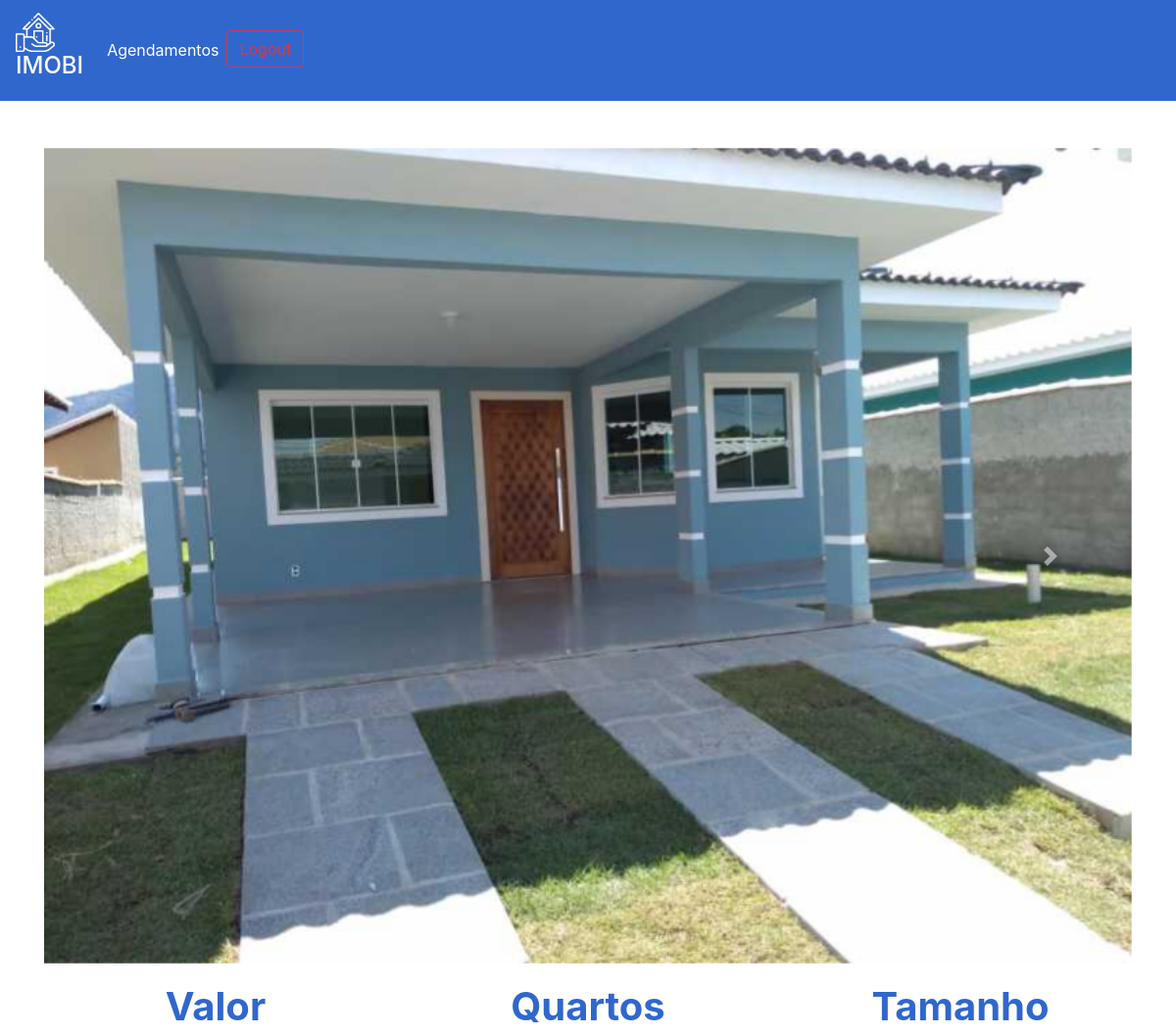
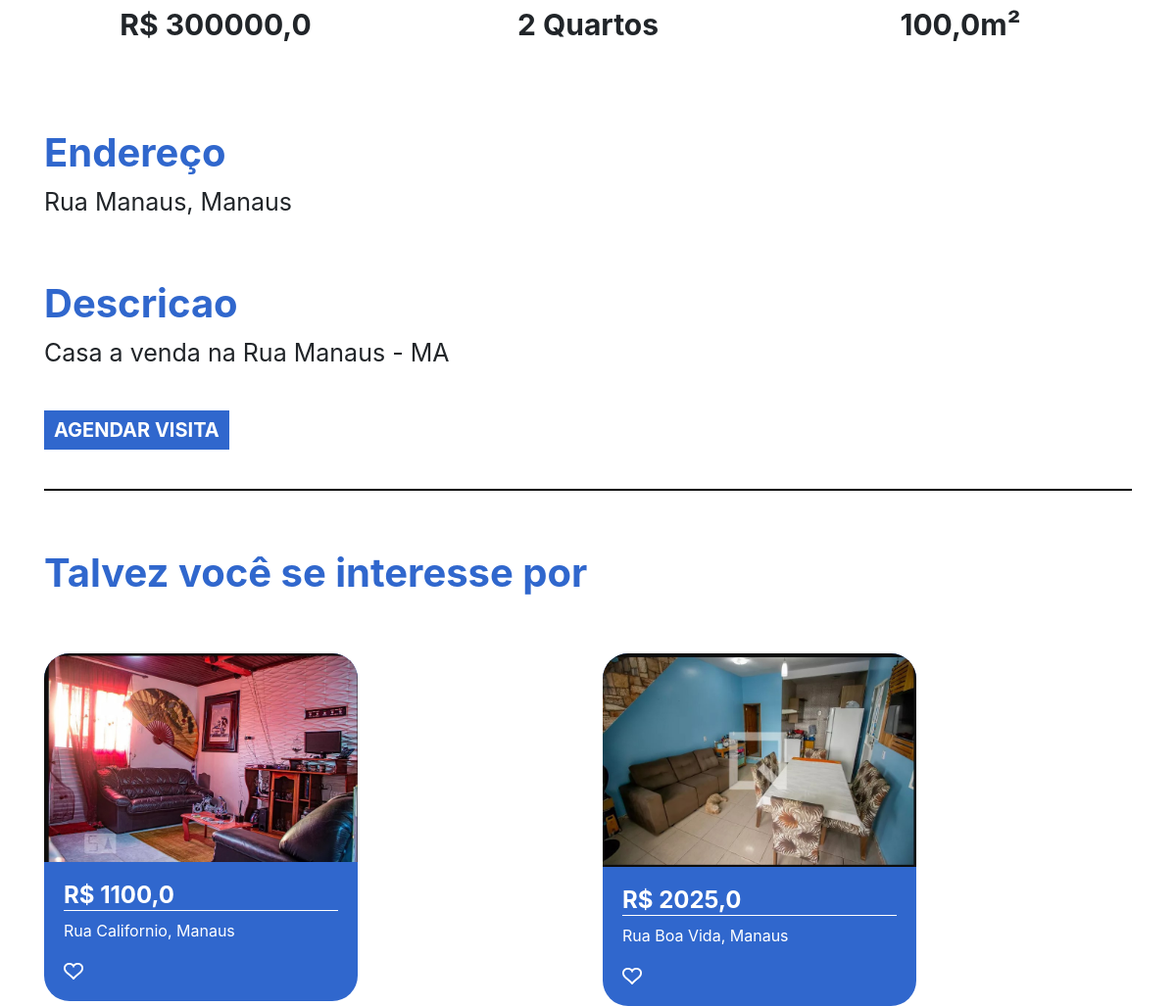
The page /imovel/1 (signed in) on the database its author committed (2 pictures, top to bottom).
### plataforma/models.py (models this page shows, shortened)
class Imagem(models.Model):
    img = models.ImageField(upload_to='img')
    def __str__(self) -> str:
        return self.img.url

class Imovei(models.Model):
    choices = (('V', 'Venda'),
    ('A', 'Aluguel'))
    choices_imovel = (('A', 'Apartamento'),
    ('C', 'Casa'))
    imagens = models.ManyToManyField(Imagem)
    valor = models.FloatField()
    quartos = models.IntegerField()
    tamanho = models.FloatField()
    cidade = models.ForeignKey(Cidade, on_delete=models.DO_NOTHING)
    rua = models.CharField(max_length=50)
    tipo = models.CharField(max_length=1, choices=choices)
    tipo_imovel = models.CharField(max_length=1, choices=choices_imovel)
    numero = models.IntegerField()
    descricao = models.TextField()
    dias_visita = models.ManyToManyField(DiasVisita)
    horarios = models.ManyToManyField(Horario)

class Cidade(models.Model):
    nome = models.CharField(max_length=30)
    def __str__(self) -> str:
        return self.nome

### plataforma/views.py (the view)
# urls.py: path('imovel/<str:id>', views.imovel, name="imovel"),
@login_required(login_url='/auth/logar')
def imovel(request, id):
    imovel = get_object_or_404(Imovei, id=id)
    sugestoes = Imovei.objects.filter(cidade=imovel.cidade).exclude(id=id)[:2]
    return render(request, 'imovel.html', {'imovel': imovel, 'sugestoes': sugestoes, 'id': id})

### plataforma/models.py (called while the page is built)
    def __str__(self) -> str:
        return self.dia

    def __str__(self) -> str:
        return str(self.horario)

### plataforma/templates/imovel.html (shortened to what this page needs)
{% extends 'base.html' %}
{% load static %}
{% block 'head' %}
<link rel="stylesheet" href="{% static 'plataforma/css/home.css' %}">
{% endblock %}
{% block 'body' %}
    <div style="text-align: center" class="container">
        <br>
        <br>
        <div id="carouselExampleControls" class="carousel slide" data-ride="carousel">
            <div class="carousel-inner">
                {% for img in imovel.imagens.all %}
                    <div class="carousel-item {% if forloop.first %} active {% endif %}" >
                        <img class="d-block w-100" src="{{img}}" alt="First slide">
                    </div>
                {% endfor %}
            </div>
            <a class="carousel-control-prev" href="#carouselExampleControls" role="button" data-slide="prev">
                <span class="carousel-control-prev-icon" aria-hidden="true"></span>
            </a>
            <a class="carousel-control-next" href="#carouselExampleControls" role="button" data-slide="next">
                <span class="carousel-control-next-icon" aria-hidden="true"></span>
            </a>
        </div>
        <div class="row">
            <div class="col-md">
                <h3 class="titulo_especificacao">Valor</h3>
                <p class="especificacao">R$ {{imovel.valor}}</p>
            </div>
            <div class="col-md">
                <h3 class="titulo_especificacao">Quartos</h3>
                <p class="especificacao">{{imovel.quartos}} Quartos</p>
            </div>
            <div class="col-md">
                <h3 class="titulo_especificacao">Tamanho</h3>
                <p class="especificacao">{{imovel.tamanho}}m²</p>
            </div>
        </div>
        <br>
        <br>
        <div style="text-align: left">
            <h3 class="titulo_especificacao">Endereço</h3>
            <p class="especificacao_endereco">{{imovel.rua}}, {{imovel.cidade }}</p>
        </div>
        <br>
        <div style="text-align: left">
            <h3 class="titulo_especificacao">Descricao</h3>
            <p class="especificacao_endereco">{{imovel.descricao}}</p>
            <br>
            <button class="btn_agendar_visita" data-toggle="modal" data-target="#exampleModal">AGENDAR VISITA</button>
            <br>
            <br>
        </div>
        <hr style="border: 1px solid black">
        <br>
        <div class="div_possivel_interesse">
            <h3 class="titulo_especificacao">Talvez você se interesse por</h3>
            <div class="row">
                {% for sugestao in sugestoes %}
                    <div class="col-md cont">
                        <div class="card_imovel">
                            <img class="img_capa_imovel" src="{{sugestao.imagens.all.0.img.url}}">
                            <div class="informacoes_imoveis">
                                <a class="a_none" href="{% url 'imovel' sugestao.id %}"><h4 class="valor">R$ {{sugestao.valor}}</h4></a>
                                <p>{{sugestao.rua}}, {{sugestao.cidade}}</p>
                                <img width="7%" src="{% static 'plataforma/img/heart.png' %}">
                            </div>
                        </div>
                    </div>
                {% endfor %}
            </div>
        </div>
    </div>
{% endblock %}

### templates/static/plataforma/css/home.css (style rules this page uses)
.card_imovel { background-color: #3067cd; width: 20rem; margin-top: 50px; border-radius: 26px; }
.img_capa_imovel { width: 100%; border-top-left-radius: 26px; border-top-right-radius: 26px; }
.informacoes_imoveis { padding: 20px; color: white; }
.valor { font-weight: bold; border-bottom: 1px solid white; }
.a_none { color: white; }
.titulo_especificacao { color: #3067cd; font-weight: bold; margin-top: 20px; font-size: 40px; }
.especificacao { font-size: 30px; font-weight: bold; }
.especificacao_endereco { font-size: 25px; }
.btn_agendar_visita { border: none; background-color: #3067cd; color: white; font-weight: bold; font-size: 20px; padding: 5px 10px 5px 10px; }
.div_possivel_interesse { text-align: left; }

### rows shown on the page
Imagem: img (picture)
Imovei: valor "300000,0", quartos "2", tamanho "100,0", rua "Rua Manaus", cidade "Manaus", descricao "Casa a venda na Rua Manaus - MA"
Imovei: imagens.all.0.img (picture), valor "1100,0", rua "Rua Californio", cidade "Manaus"
Imovei: imagens.all.0.img (picture), valor "2025,0", rua "Rua Boa Vida", cidade "Manaus"
